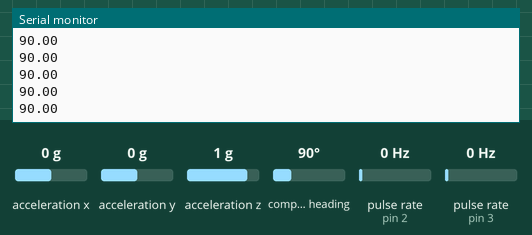
Simulated run of this sketch. Board: Arduino Uno, built with avr-gcc and run on an emulated ATmega328P. Parts: the last lines printed to the serial monitor. Wiring (inferred from the names in the program): 2 × pulse sensor: data pin 2 / data pin 3. The inputs (shaded band) are chosen by the test bench; at power-on: compass heading 90°, acceleration x 0 g, acceleration y 0 g, acceleration z 1 g, pulse rate (sensors on pin 2, pin 3) 0 Hz.

Above: at 3.2 s.
3.3 s: compass heading set to 7°
At 4.4 s:
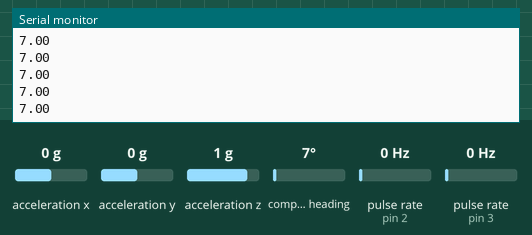
4.8 s: compass heading set to 90°
At 5.9 s:
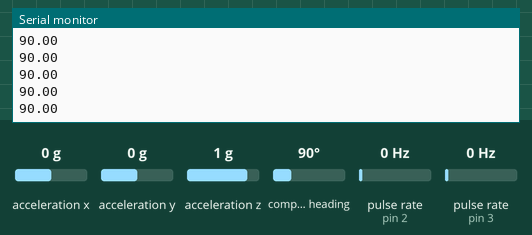

Measured:
- after the input at 3.3 s, the serial monitor: prints a new line after 0.07 s (image 1)

The sketch:

Project_2_Code.ino
```cpp
#include <Servo.h>
#include <Adafruit_Sensor.h>
#include <Adafruit_BNO055.h>
#include <utility/imumaths.h>

//IMU--------------------------------------
Adafruit_BNO055 bno = Adafruit_BNO055(55);
float angle_offset;
float angle;

// encoder---------------------------------
#define leftEncoderPin 2
#define rightEncoderPin 3
float diskSlot = 20;
int leftCounter = 0;
int rightCounter = 0;

// ultrasonic sensor-----------------------
#define trigPin 4
#define echoPin 5

// servo motor-----------------------------
#define servoPin 6
Servo myservo;

// IR receiver-----------------------------
#define irPin 7

// motor driver----------------------------
#define enA 10      // right wheel
#define enB 11      // left wheel
#define in1 12      // forward
#define in2 13      // backward
#define in3 8       // backward
#define in4 9       // forward

void ISR_Left(){
  leftCounter++;
}

void ISR_Right(){
  rightCounter++;
}

float measure_angle(void)
{
  float z_angle;// to determine absolute orientation
  /* Get a new sensor event */
  sensors_event_t event;
  bno.getEvent(&event);
  z_angle = event.orientation.x; //get z-axis rotation angle
  Serial.println(z_angle);
  return z_angle;
}

void setup() {
  Serial.begin(9600);
  attachInterrupt(digitalPinToInterrupt(leftEncoderPin),ISR_Left,RISING);
  attachInterrupt(digitalPinToInterrupt(rightEncoderPin),ISR_Right,RISING);

  Serial.println("Calibrating IMU");

  /* Initialise the sensor */
  if(!bno.begin())
  {
    /* There was a problem detecting the imu */
    Serial.print("no imu sensor detected");
    while(1);
  }

  delay(2000);
  bno.setExtCrystalUse(true);
  Serial.println("Done Calibrating");
  Serial.println("Starting...");
  sensors_event_t event;
  bno.getEvent(&event);
  angle_offset = event.orientation.x; //get z-axis rotation angle
  Serial.println(angle_offset);
}

void loop() {
  angle = measure_angle();
  // Serial.print("left counter: ");
  // Serial.print(leftCounter);
  // Serial.print("  //  ");
  // Serial.print("right counter: ");
  // Serial.print(rightCounter);
  // Serial.print("  //  ");
  //Serial.println(angle);
}

void TurnRight(int motorSpeed, double delayTime){
  digitalWrite(in1, LOW);
  digitalWrite(in2, HIGH);
  digitalWrite(in3, LOW);
  digitalWrite(in4, HIGH);
  analogWrite(enA, motorSpeed);
  analogWrite(enB, motorSpeed);
  delay(delayTime);
}

void TurnLeft(int motorSpeed, double delayTime){
  digitalWrite(in1, HIGH);
  digitalWrite(in2, LOW);
  digitalWrite(in3, HIGH);
  digitalWrite(in4, LOW);
  analogWrite(enA, motorSpeed);
  analogWrite(enB, motorSpeed);
  delay(delayTime);
}

void DriveForward(int motorSpeed, double delayTime){
  digitalWrite(in1, HIGH);
  digitalWrite(in2, LOW);
  digitalWrite(in3, LOW);
  digitalWrite(in4, HIGH);
  analogWrite(enA, motorSpeed);
  analogWrite(enB, motorSpeed);
  delay(delayTime);
}

void DriveBackward(int motorSpeed, double delayTime){
  digitalWrite(in1, LOW);
  digitalWrite(in2, HIGH);
  digitalWrite(in3, HIGH);
  digitalWrite(in4, LOW);
  analogWrite(enA, motorSpeed);
  analogWrite(enB, motorSpeed);
  delay(delayTime);
}

void TurnOff(){
  digitalWrite(in1, LOW);
  digitalWrite(in2, LOW);
  digitalWrite(in3, LOW);
  digitalWrite(in4, LOW);
}
```
